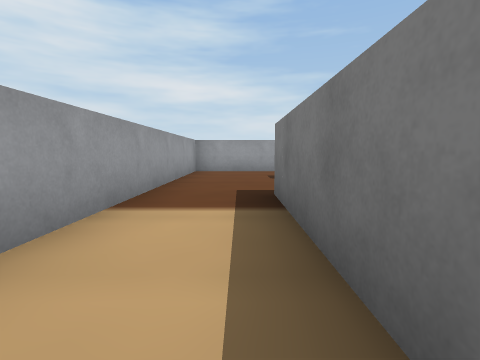
[1] (above)

15 first-person views from a walk through a world built for the Webots simulator. The camera is 0.06 m above the floor, tilts 6° down and sees 85° across. The floor is counted in squares, 0.1 m on a side. Each view is taken from the middle of a square. On the plan, view 1 faces up. The plan holds only what a view shows up to about 9 squares ahead; the rest is blank. Robots are left out. Simple shapes and patterns stand in for the simulator's stock objects.

[2]
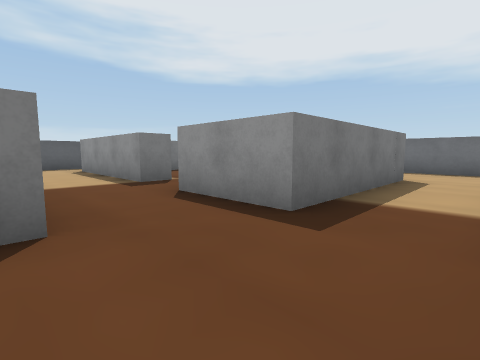

[3]
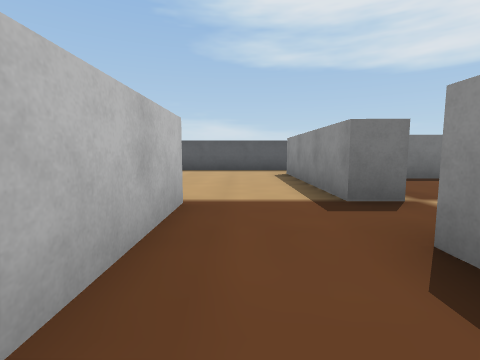

[4]
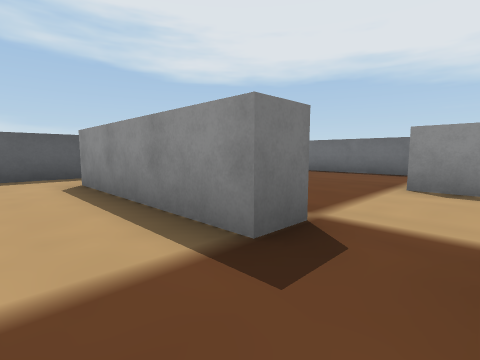

[5]
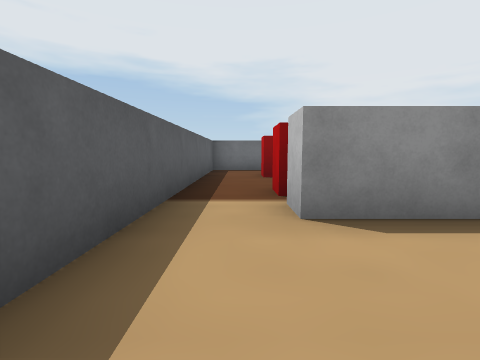

[6]
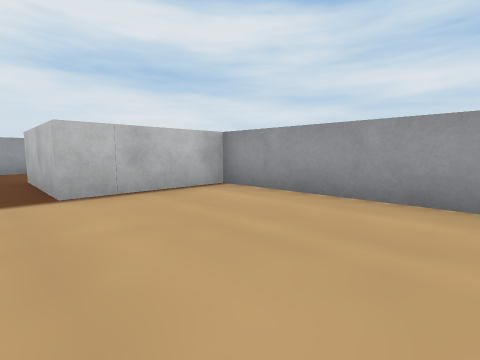

[7]
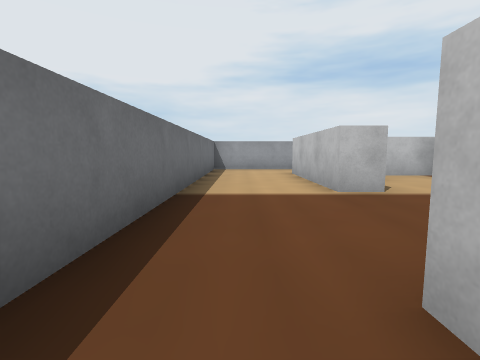

[8]
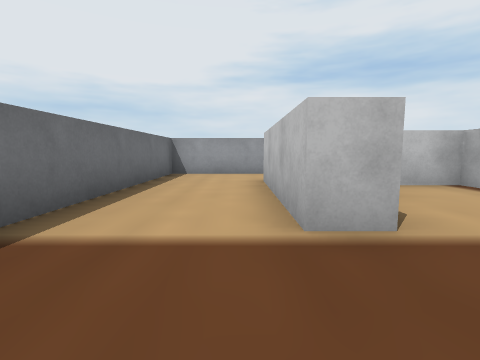

[9]
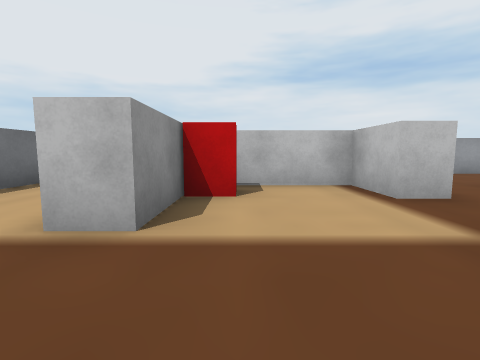

[10]
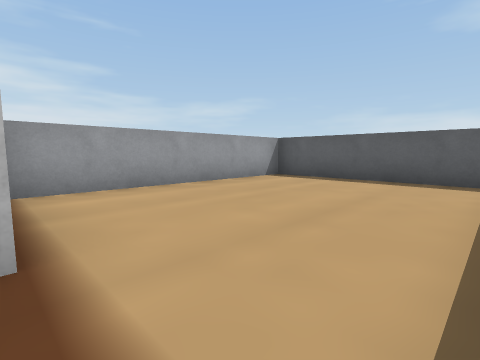

[11]
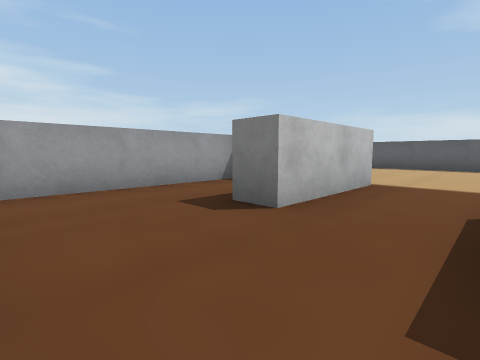

[12]
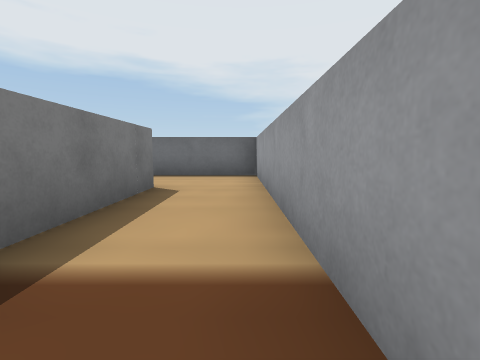

[13]
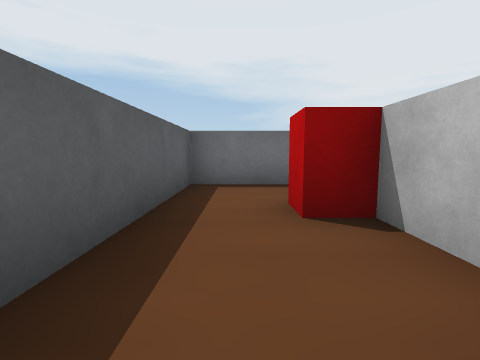

[14]
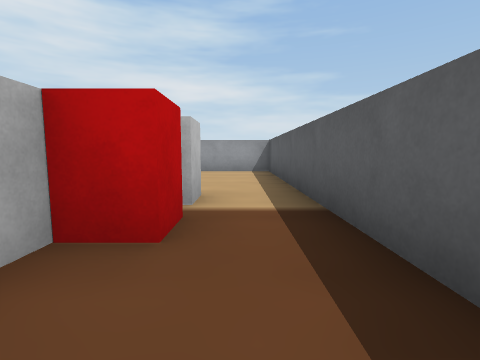

[15]
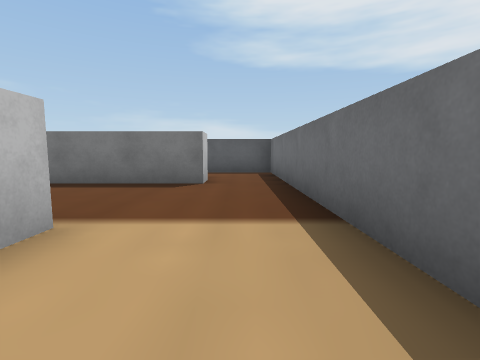

### Floor plan
Points are (right, up) in squares from view 1. A wall is a line through its corners. A room is listed if a view was taken in it or the views show most of it. See-through windows are left out.
Room 1 (views 1, 2, 3, 4, 5, 6, 7, 8, 9, 10, 11, 12, 13, 14, 15)
walls: (4.2, 2.9) (4.2, 3.7) (8.4, 3.7) (8.4, 2.9); (1.2, 3.1) (1.2, 0.9); (2.2, 0.2) (4, 0.2) (4, -0.5) (0.5, -0.5) (0.5, 3.1); (4.1, 6.5) (4, 5.7) (1.3, 5.7) (1.3, 6.5); (7.7, 1.5) (7.7, -0.4); (7.5, -1.3) (7, -1.3) (7, 1.8); (-1.4, 8.4) (-1.4, -2.9) (9.9, -2.9) (9.9, 8.4) (-1.4, 8.4)
objects: red box (2, 1); white box (2, 3); white box (4, 7) to (4, 8); red box (8, -1); red box (8, 2)

Where each view was taken, in squares from view 1:
view 1: 0 up, 0 right, facing up
view 2: 6 up, 1 left, facing down-right
view 3: 5 up, 1 right, facing right
view 4: 5 up, 3 right, facing down-right
view 5: 6 up, 9 right, facing down
view 6: 5 up, 8 right, facing up-left
view 7: 2 down, 8 right, facing left
view 8: 1 down, 6 right, facing left
view 9: 1 up, 6 right, facing left
view 10: 4 up, 4 right, facing up-right
view 11: 4 up, 1 left, facing up-right
view 12: 4 up, 1 left, facing down
view 13: 2 up, 9 right, facing down
view 14: 0 up, 9 right, facing up
view 15: 2 down, 2 right, facing right
